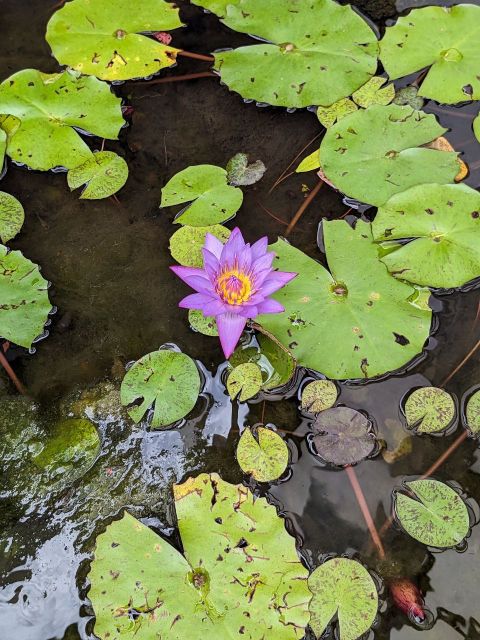
#> input picture backend/image_processing/photo1.jpg, 960 x 1280 px (shown at 1/2 size)
$ python -i segmentationMask.py   (imports and definitions only)
#> lines starting #> are read from the running program, lines starting #| are printed output that depends on the picture; after the words box and inside, x2 and y2 are one past the last pixel; in counts of white or black regions, pixels touching at a corner belong together
#> further down, picture is the input picture: shape (1280, 960, 3); mean B, G, R 75.3, 123.7, 115
import numpy as np
import cv2

# [14 lines left out: function createCompositeMask, not called in this run]


def extractLeafMask(image):
    # Convert the image to grayscale
    cv2.GaussianBlur(image, (3, 3), 0)

    gray = cv2.cvtColor(image, cv2.COLOR_BGR2GRAY)
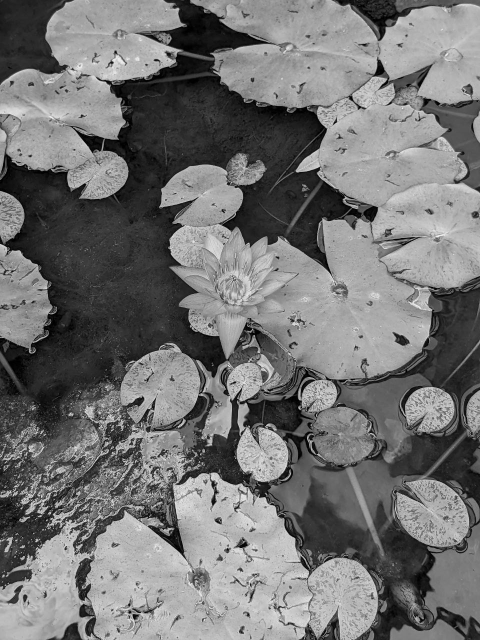
#> gray: shape (1280, 960) (shown at 1/2 size); min 0, max 252, mean 115.6

    # Apply thresholding to create a binary mask
    _, threshold = cv2.threshold(
        gray, 0, 255, cv2.THRESH_BINARY_INV + cv2.THRESH_OTSU)
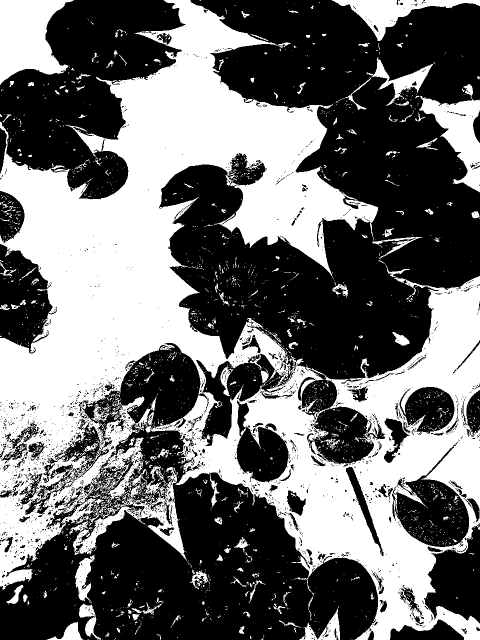
#> threshold: shape (1280, 960) (shown at 1/2 size); 43.3% white; 2636 white regions (2414 under 20 px)

    # Find contours in the thresholded image
    contours, _ = cv2.findContours(
        threshold, cv2.RETR_EXTERNAL, cv2.CHAIN_APPROX_SIMPLE)
#> contours = 1718 contours, 1590 with area under 20; largest, box (x1, y1, x2, y2) and area: (0, 0, 960, 1280) 541740, (0, 0, 148, 170) 15611, (139, 932, 375, 1123) 10664, (838, 168, 960, 385) 10167, (664, 0, 960, 82) 7256

    # Find the contour with the maximum area, which corresponds to the leaf
    leaf_contour = max(contours, key=cv2.contourArea)
#> leaf_contour = contour of 8266 points, box (x1, y1, x2, y2) (0, 0, 960, 1280), area 541740

    # Create a mask of the same size as the grayscale image
    mask = np.zeros_like(gray)

    # Draw the leaf contour on the mask
    cv2.drawContours(mask, [leaf_contour], 0, 255, -1)
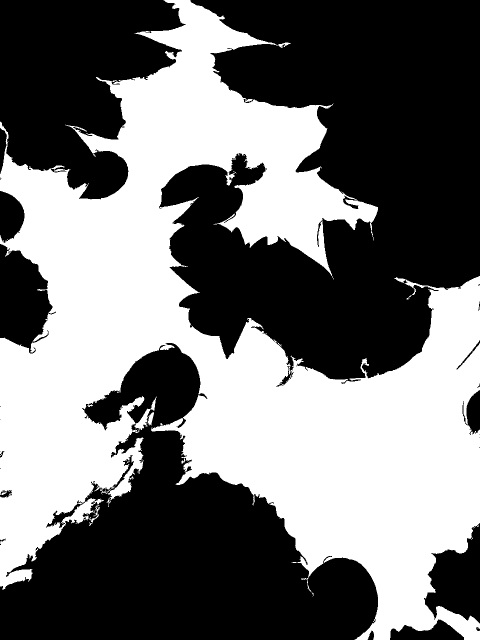
#> mask: shape (1280, 960) (shown at 1/2 size); 44.7% white; 1 white region, box (x1, y1, x2, y2) and area: (0, 0, 960, 1280) 549240

    return mask

# [51 lines left out: functions filterColour, getLeafMask, getLeafUsingMark, not called in this run]

>>> import cv2
>>> picture = cv2.imread('../photo1.jpg')
>>> result = extractLeafMask(picture)
